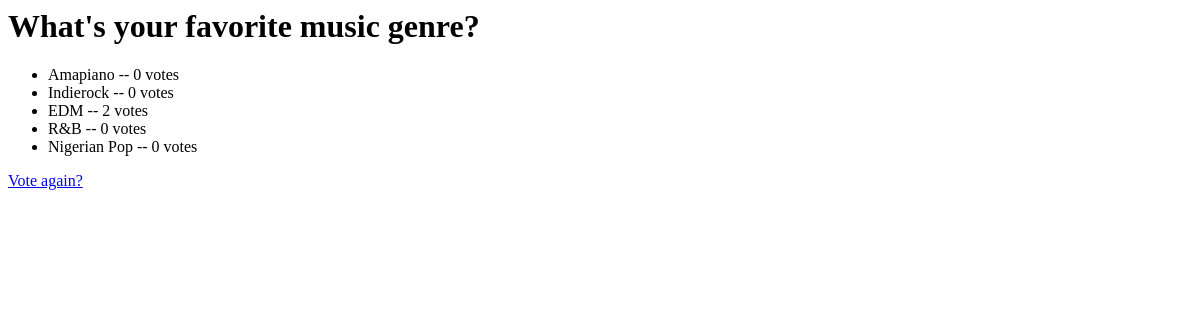
The page /popquiz/1/results/ on the database as committed earlier.
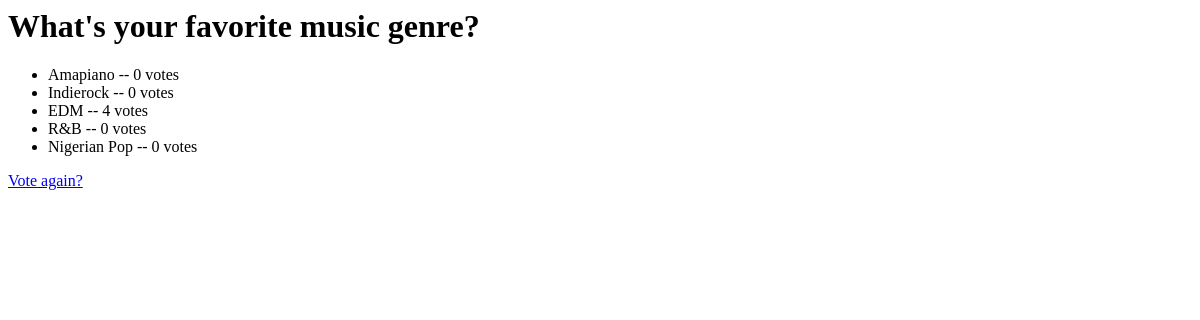
The same page on the database as committed later.
### popquiz/models.py (models this page shows, shortened)
class Choice(models.Model):
    question = models.ForeignKey(Question, on_delete=models.CASCADE)
    choice_text = models.CharField(max_length=200)
    votes = models.IntegerField(default=0)

### popquiz/views.py (the view)
# urls.py: path('popquiz/<int:pk>/results/', views.ResultsView.as_view(), name='results'),
class ResultsView(generic.DetailView):
    model = Question
    template_name = 'popquiz/results.html'
    def get_queryset(self):
        return Question.objects.filter(pub_date__lte=timezone.now())

### popquiz/templates/popquiz/results.html
<h1>{{ question.question_text }}</h1>
<ul>
{% for choice in question.choice_set.all %}
    <li>{{ choice.choice_text }} -- {{ choice.votes }} vote{{ choice.votes|pluralize }}</li>
{% endfor %}
</ul>
<a href="{% url 'popquiz:detail' question.id %}">Vote again?</a>

Rows that differ between the two databases and show on the page:
changed Choice "EDM": votes "2" → "4"
